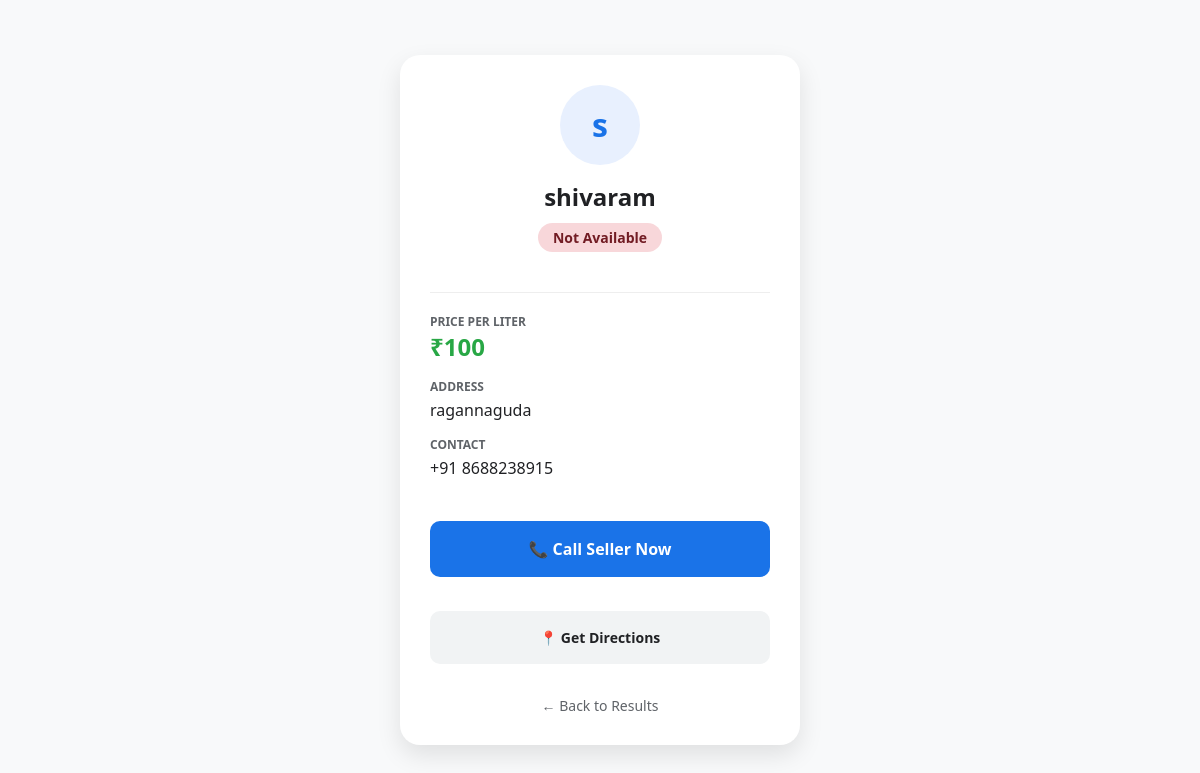
/profile/2, run on an earlier commit of the app's database.
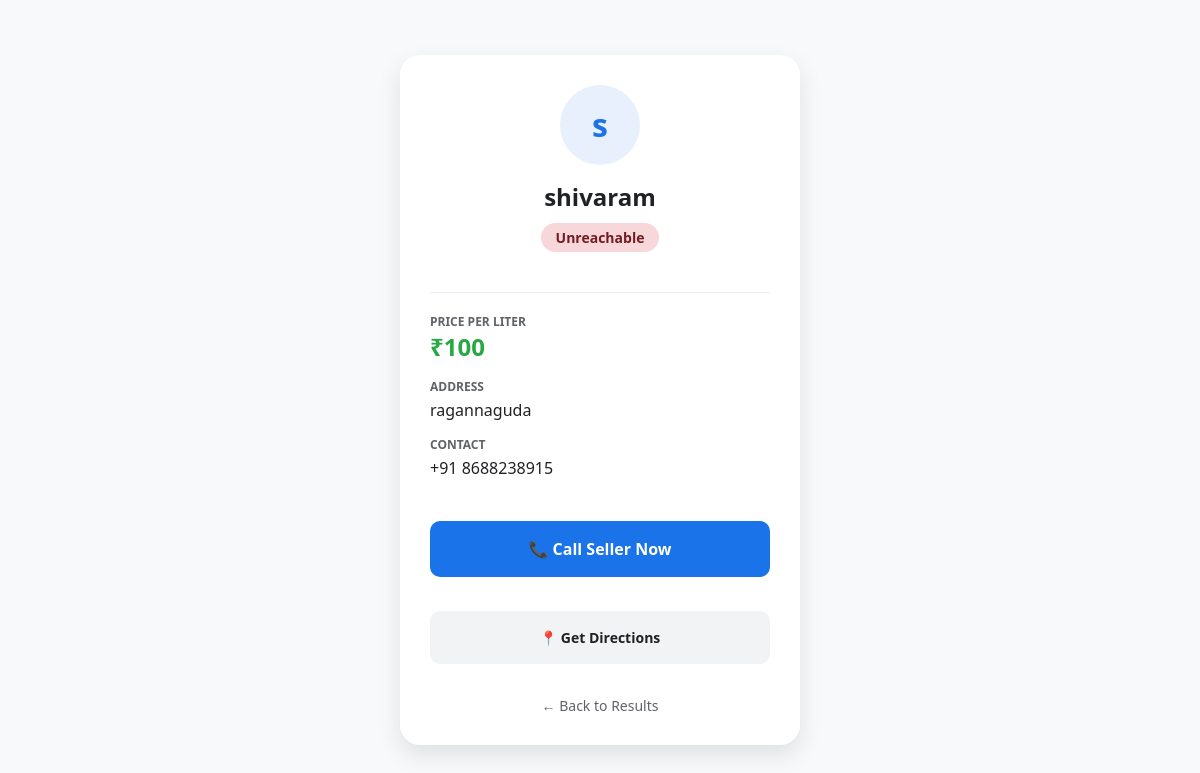
And on a later commit of the database.
### tables this page shows
CREATE TABLE sellers (
    id INTEGER PRIMARY KEY AUTOINCREMENT,
    name TEXT,
    address TEXT,
    phone TEXT,
    price TEXT,
    latitude REAL,
    longitude REAL,
    verified INTEGER DEFAULT 0,
    status TEXT DEFAULT 'unavailable'
);

### app.py (the view)
@app.route('/profile/<int:seller_id>')
def profile(seller_id):
    conn = get_db_connection()
    row = conn.execute("SELECT * FROM sellers WHERE id = ?", (seller_id,)).fetchone()
    conn.close()
    if row:
        s_obj = {
            "id": row[0], "name": row[1], "address": row[2], "phone": row[3],
            "price": row[4], "latitude": row[5], "longitude": row[6], "status": row[8]
        }
        return render_template('profile.html', s=s_obj)
    return "Seller Not Found", 404

### app.py (called while the page is built)
def get_db_connection():
    conn = sqlite3.connect('database.db')
    return conn

### templates/profile.html (shortened to what this page needs)
<!DOCTYPE html>
<html lang="en">
<head>
    <link rel="stylesheet" href="{{ url_for('static', filename='style.css') }}">
</head>
<body>
    <div class="profile-card">
        <div class="avatar">{{ s.name[0] }}</div>
        <h2>{{ s.name }}</h2>
        <div class="status-badge {% if s.status|lower == 'available' %}available{% else %}busy{% endif %}">
            {{ s.status }}
        </div>
        <div class="info-grid">
            <div class="info-item">
                <div class="label">Price per Liter</div>
                <div class="price">₹{{ s.price }}</div>
            </div>
            <div class="info-item">
                <div class="label">Address</div>
                <div class="value">{{ s.address }}</div>
            </div>
            <div class="info-item">
                <div class="label">Contact</div>
                <div class="value">+91 {{ s.phone }}</div>
            </div>
        </div>
        <div class="action-buttons">
            <a href="tel:{{ s.phone }}" class="btn btn-call">📞 Call Seller Now</a>
            <a href="https://www.google.com/maps/search/?api=1&query={{ s.latitude }},{{ s.longitude }}"
               target="_blank" class="btn btn-maps">
               📍 Get Directions
            </a>
        </div>
        <a href="javascript:history.back()" class="back-link">← Back to Results</a>
    </div>
</body>
</html>

### static/style.css (style rules this page uses)
*, *::before, *::after { box-sizing: border-box; }
:root { --primary: #2e7d32; --primary-hover: #236327; --secondary: #1a73e8; --secondary-hover: #1557b0; --bg: #f8f9fa; --text: #202124; --white: #ffffff; --border: #dddddd; --shadow: 0 4px 12px rgba(0,0,0,0.1); }
body { font-family: 'Segoe UI', Roboto, Helvetica, Arial, sans-serif; background-color: var(--bg); color: var(--text); margin: 0; padding: 20px; display: flex; flex-direction: column; align-items: center; justify-content: center; min-height: 100vh; }
h1, h2, h3 { color: var(--primary); margin-top: 0; margin-bottom: 20px; text-align: center; }
.btn { display: block; width: 100%; padding: 14px; margin: 12px 0; border: 2px solid transparent; border-radius: 8px; font-size: 16px; font-weight: 600; text-align: center; text-decoration: none; cursor: pointer; transition: all 0.2s ease; }
.back-link { display: block; text-align: center; margin-top: 10px; color: #5f6368; text-decoration: none; font-size: 14px; font-weight: 500; transition: color 0.2s; }

### templates/profile.html (style rules this page uses)
:root { --primary: #1a73e8; --success: #28a745; --dark: #202124; --gray: #5f6368; --bg: #f8f9fa; }
body { font-family: 'Segoe UI', Tahoma, Geneva, Verdana, sans-serif; background-color: var(--bg); margin: 0; display: flex; justify-content: center; align-items: center; min-height: 100vh; }
.profile-card { background: white; width: 90%; max-width: 400px; padding: 30px; border-radius: 20px; box-shadow: 0 10px 25px rgba(0,0,0,0.1); text-align: center; }
.avatar { width: 80px; height: 80px; background: #e8f0fe; color: var(--primary); font-size: 32px; line-height: 80px; border-radius: 50%; margin: 0 auto 15px; font-weight: bold; }
h2 { margin: 10px 0; color: var(--dark); }
.status-badge { display: inline-block; padding: 5px 15px; border-radius: 20px; font-size: 14px; font-weight: bold; margin-bottom: 20px; }
.busy { background: #f8d7da; color: #721c24; }
.info-grid { text-align: left; margin-top: 20px; border-top: 1px solid #eee; padding-top: 20px; }
.info-item { margin-bottom: 15px; }
.label { font-size: 12px; color: var(--gray); text-transform: uppercase; font-weight: bold; }
.value { font-size: 16px; color: var(--dark); margin-top: 4px; }
.price { font-size: 24px; color: var(--success); font-weight: bold; }
.action-buttons { margin-top: 30px; display: flex; flex-direction: column; gap: 10px; }
.btn { padding: 15px; border-radius: 10px; text-decoration: none; font-weight: bold; transition: 0.3s; }
.btn-call { background: var(--primary); color: white; }
.btn-maps { background: #f1f3f4; color: var(--dark); font-size: 14px; }
.back-link { margin-top: 20px; display: block; color: var(--gray); text-decoration: none; font-size: 14px; }

What changed in the data, as far as the page shows it:
changed sellers "shivaram": status "Not Available" → "Unreachable"
